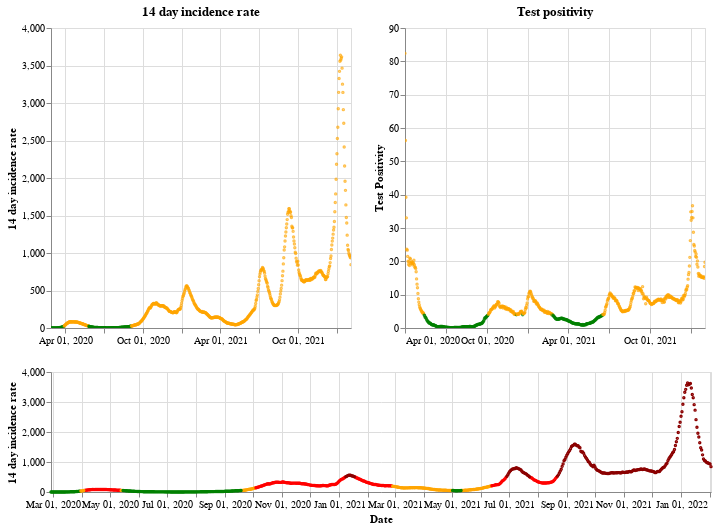

Notebook source saved alongside this figure:
### Markdown cell above
## Scotland

### Code cell
plot_traffic_light('Scotland')

### Figure 1 — Vega-Lite specification as saved in the notebook (floating-point values rounded to 4 significant figures; data arrays with more than 128 entries replaced by an {"elided": "..."} marker saying what was removed)
{"config": {"view": {"continuousWidth": 400, "continuousHeight": 300}}, "vconcat": [{"hconcat": [{"mark": {"type": "point", "size": 2}, "encoding": {"color": {"condition": {"value": "green", "test": "(datum.twoWeeklyCasesRate <= 25)"}, "value": "orange"}, "tooltip": [{"type": "nominal", "field": "areaName"}, {"type": "temporal", "field": "date"}, {"type": "quantitative", "field": "twoWeeklyCasesRate"}, {"type": "quantitative", "field": "testPositivity"}], "x": {"type": "temporal", "axis": {"title": ""}, "field": "date", "scale": {"domain": {"selection": "DateBrush"}}, "timeUnit": "yearmonthdate"}, "y": {"type": "quantitative", "axis": {"title": "14 day incidence rate"}, "field": "twoWeeklyCasesRate"}}, "title": "14 day incidence rate", "width": 300}, {"mark": {"type": "point", "size": 2}, "encoding": {"color": {"condition": {"value": "green", "test": "(datum.testPositivity <= 4)"}, "value": "orange"}, "tooltip": [{"type": "nominal", "field": "areaName"}, {"type": "temporal", "field": "date"}, {"type": "quantitative", "field": "twoWeeklyCasesRate"}, {"type": "quantitative", "field": "testPositivity"}], "x": {"type": "temporal", "axis": {"title": ""}, "field": "date", "scale": {"domain": {"selection": "DateBrush"}}, "timeUnit": "yearmonthdate"}, "y": {"type": "quantitative", "axis": {"title": "Test Positivity"}, "field": "testPositivity"}}, "title": "Test positivity", "width": 300}]}, {"layer": [{"mark": {"type": "point", "size": 2}, "encoding": {"color": {"condition": {"value": "orange", "test": "(((datum.testPositivity < 4) && (datum.twoWeeklyCasesRate >= 50)) && (datum.twoWeeklyCasesRate < 200))"}, "value": "red"}, "opacity": {"condition": {"value": 1, "test": "((datum.twoWeeklyCasesRate >= 50) && (datum.twoWeeklyCasesRate < 500))"}, "value": 0}, "tooltip": [{"type": "nominal", "field": "areaName"}, {"type": "temporal", "field": "date"}, {"type": "quantitative", "field": "twoWeeklyCasesRate"}, {"type": "quantitative", "field": "testPositivity"}], "x": {"type": "temporal", "axis": {"title": "Date"}, "field": "date", "timeUnit": "yearmonthdate"}, "y": {"type": "quantitative", "axis": {"title": "14 day incidence rate"}, "field": "twoWeeklyCasesRate"}}, "selection": {"DateBrush": {"type": "interval", "encodings": ["x"], "fields": ["Time"]}}}, {"mark": {"type": "point", "size": 2}, "encoding": {"color": {"value": "darkred"}, "opacity": {"condition": {"value": 1, "test": "(datum.twoWeeklyCasesRate >= 500)"}, "value": 0}, "tooltip": [{"type": "nominal", "field": "areaName"}, {"type": "temporal", "field": "date"}, {"type": "quantitative", "field": "twoWeeklyCasesRate"}, {"type": "quantitative", "field": "testPositivity"}], "x": {"type": "temporal", "axis": {"title": "Date"}, "field": "date", "timeUnit": "yearmonthdate"}, "y": {"type": "quantitative", "axis": {"title": "14 day incidence rate"}, "field": "twoWeeklyCasesRate"}}}, {"mark": {"type": "point", "size": 2}, "encoding": {"color": {"condition": {"value": "green", "test": "((datum.testPositivity < 4) && (datum.twoWeeklyCasesRate < 50))"}, "value": "orange"}, "opacity": {"condition": {"value": 1, "test": "(datum.twoWeeklyCasesRate < 50)"}, "value": 0}, "tooltip": [{"type": "nominal", "field": "areaName"}, {"type": "temporal", "field": "date"}, {"type": "quantitative", "field": "twoWeeklyCasesRate"}, {"type": "quantitative", "field": "testPositivity"}], "x": {"type": "temporal", "axis": {"title": "Date"}, "field": "date", "timeUnit": "yearmonthdate"}, "y": {"type": "quantitative", "axis": {"title": "14 day incidence rate"}, "field": "twoWeeklyCasesRate"}}}], "height": 120, "width": 660}], "data": {"name": "data-e6c625694d25362f662890fcff0c228c"}, "$schema": "https://vega.github.io/schema/vega-lite/v4.8.1.json", "datasets": {"data-e6c625694d25362f662890fcff0c228c": {"elided": "706 records"}}}
